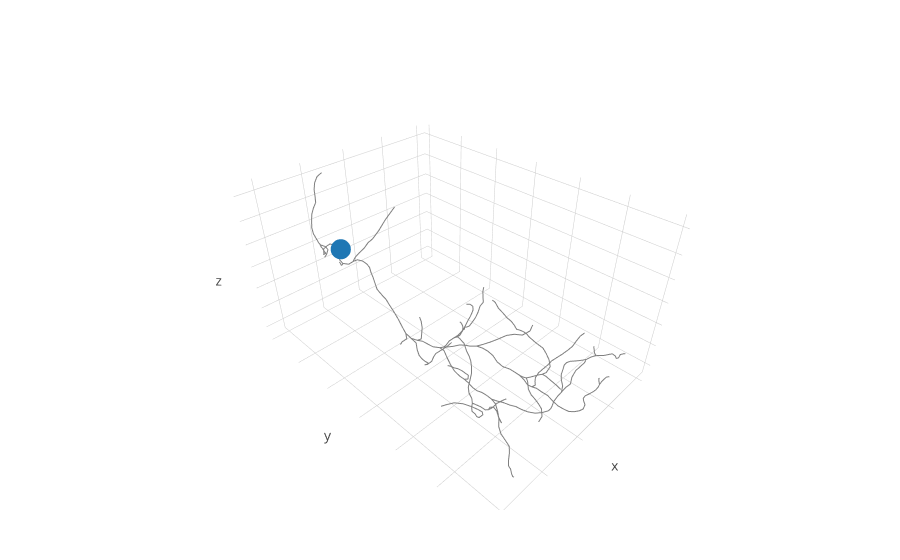

Notebook code cell kept with this figure:
### Code cell
neuron = Neurons.downsample_nodes(neuron; nodeNumStep=24)
PlotRecipes.plot(neuron; nodeStep=1)

### Figure 1 — Plotly figure (JSON) as saved in the notebook; plotly's stock layout.template omitted (floating-point values rounded to 4 significant figures)
{"data": [{"marker": {"size": 7}, "mode": "markers", "type": "scatter3d", "x": [293800.0], "y": [124775], "z": [806800.0]}, {"line": {"color": "rgb(127,127,127)"}, "mode": "lines", "type": "scatter3d", "x": [293800.0, 293760], "y": [124775, 124500.0], "z": [806800.0, 806085]}, {"marker": {"color": "rgb(179,66,244)", "size": 2}, "mode": "markers", "type": "scatter3d", "x": [], "y": [], "z": []}, {"marker": {"color": "rgb(66,223,244)", "size": 2}, "mode": "markers", "type": "scatter3d", "x": [], "y": [], "z": []}, {"line": {"color": "rgb(127,127,127)"}, "mode": "lines", "type": "scatter3d", "x": [293760, 294100.0, 294585, 294200.0], "y": [124500.0, 124865, 125400.0, 125660], "z": [806085, 805800.0, 805100.0, 804285]}, {"marker": {"color": "rgb(179,66,244)", "size": 2}, "mode": "markers", "type": "scatter3d", "x": [], "y": [], "z": []}, {"marker": {"color": "rgb(66,223,244)", "size": 2}, "mode": "markers", "type": "scatter3d", "x": [], "y": [], "z": []}, {"line": {"color": "rgb(127,127,127)"}, "mode": "lines", "type": "scatter3d", "x": [294200.0, 293700.0, 293320], "y": [125660, 124300.0, 123120], "z": [804285, 803000.0, 803070]}, {"marker": {"color": "rgb(179,66,244)", "size": 2}, "mode": "markers", "type": "scatter3d", "x": [], "y": [], "z": []}, {"marker": {"color": "rgb(66,223,244)", "size": 2}, "mode": "markers", "type": "scatter3d", "x": [], "y": [], "z": []}, {"line": {"color": "rgb(127,127,127)"}, "mode": "lines", "type": "scatter3d", "x": [294200.0, 293425, 292900.0], "y": [125660, 126300.0, 127000.0], "z": [804285, 804100.0, 804700.0]}, {"marker": {"color": "rgb(179,66,244)", "size": 2}, "mode": "markers", "type": "scatter3d", "x": [], "y": [], "z": []}, {"marker": {"color": "rgb(66,223,244)", "size": 2}, "mode": "markers", "type": "scatter3d", "x": [], "y": [], "z": []}, {"line": {"color": "rgb(127,127,127)"}, "mode": "lines", "type": "scatter3d", "x": [292900.0, 292165, 291595, 291415, 291600.0, 292025, 292400.0, 292800.0, 293000, 292700.0, 292600, 292700.0, 292900.0, 293100.0, 293300.0, 293700.0, 294000.0, 294085], "y": [127000.0, 127300.0, 128140, 129100, 130060, 131020, 131980, 132905, 133700.0, 134660, 135620, 136580, 137540, 138500, 139460, 140420, 141380, 142340], "z": [804700.0, 804900.0, 804800.0, 804500.0, 804300.0, 803807, 803400.0, 802922, 802000.0, 801100.0, 800500.0, 799900.0, 799500.0, 799200.0, 798900.0, 798900.0, 798400.0, 797700.0]}, {"marker": {"color": "rgb(179,66,244)", "size": 2}, "mode": "markers", "type": "scatter3d", "x": [], "y": [], "z": []}, {"marker": {"color": "rgb(66,223,244)", "size": 2}, "mode": "markers", "type": "scatter3d", "x": [], "y": [], "z": []}, {"line": {"color": "rgb(127,127,127)"}, "mode": "lines", "type": "scatter3d", "x": [294085, 293700.0], "y": [142340, 143200.0], "z": [797700.0, 796800.0]}, {"marker": {"color": "rgb(179,66,244)", "size": 2}, "mode": "markers", "type": "scatter3d", "x": [], "y": [], "z": []}, {"marker": {"color": "rgb(66,223,244)", "size": 2}, "mode": "markers", "type": "scatter3d", "x": [], "y": [], "z": []}, {"line": {"color": "rgb(127,127,127)"}, "mode": "lines", "type": "scatter3d", "x": [293700.0, 293200.0, 293670, 294110, 294300.0, 294500.0, 294705, 295460, 296400.0, 296600.0, 296300.0, 296200.0, 296175, 296100.0, 295500.0, 294840], "y": [143200.0, 143925, 144660, 145620, 146580, 147540, 148500, 149200.0, 149600.0, 150420, 151150, 151495, 152000.0, 152875, 153700.0, 154100.0], "z": [796800.0, 795900.0, 795100.0, 794700.0, 794700.0, 794900.0, 795300.0, 796000.0, 796700.0, 797500.0, 798500.0, 799600.0, 800655, 801700.0, 802600.0, 803400.0]}, {"marker": {"color": "rgb(179,66,244)", "size": 2}, "mode": "markers", "type": "scatter3d", "x": [], "y": [], "z": []}, {"marker": {"color": "rgb(66,223,244)", "size": 2}, "mode": "markers", "type": "scatter3d", "x": [], "y": [], "z": []}, {"line": {"color": "rgb(127,127,127)"}, "mode": "lines", "type": "scatter3d", "x": [293700.0, 292900], "y": [143200.0, 143900.0], "z": [796800.0, 796340]}, {"marker": {"color": "rgb(179,66,244)", "size": 2}, "mode": "markers", "type": "scatter3d", "x": [], "y": [], "z": []}, {"marker": {"color": "rgb(66,223,244)", "size": 2}, "mode": "markers", "type": "scatter3d", "x": [], "y": [], "z": []}, {"line": {"color": "rgb(127,127,127)"}, "mode": "lines", "type": "scatter3d", "x": [292900, 292400.0, 292200.0, 291800.0, 291000.0], "y": [143900.0, 144700, 145660, 146620, 147500.0], "z": [796340, 796320, 796200.0, 795900.0, 795700.0]}, {"marker": {"color": "rgb(179,66,244)", "size": 2}, "mode": "markers", "type": "scatter3d", "x": [], "y": [], "z": []}, {"marker": {"color": "rgb(66,223,244)", "size": 2}, "mode": "markers", "type": "scatter3d", "x": [], "y": [], "z": []}, {"line": {"color": "rgb(127,127,127)"}, "mode": "lines", "type": "scatter3d", "x": [291000.0, 290700.0, 290765, 290900.0, 290855, 290580, 290300.0], "y": [147500.0, 148180, 148995, 149940, 150880, 151820, 152640], "z": [795700.0, 795300.0, 794300.0, 793400.0, 792400.0, 791700.0, 791300.0]}, {"marker": {"color": "rgb(179,66,244)", "size": 2}, "mode": "markers", "type": "scatter3d", "x": [], "y": [], "z": []}, {"marker": {"color": "rgb(66,223,244)", "size": 2}, "mode": "markers", "type": "scatter3d", "x": [], "y": [], "z": []}, {"line": {"color": "rgb(127,127,127)"}, "mode": "lines", "type": "scatter3d", "x": [290300.0, 290100.0, 290100.0, 289965, 289790, 289700.0, 289424], "y": [152640, 153460, 154420, 155380, 156340, 157300, 158180], "z": [791300.0, 791000.0, 790500, 790300.0, 790500.0, 790400.0, 790011]}, {"marker": {"color": "rgb(179,66,244)", "size": 2}, "mode": "markers", "type": "scatter3d", "x": [], "y": [], "z": []}, {"marker": {"color": "rgb(66,223,244)", "size": 2}, "mode": "markers", "type": "scatter3d", "x": [], "y": [], "z": []}, {"line": {"color": "rgb(127,127,127)"}, "mode": "lines", "type": "scatter3d", "x": [289424, 289000.0, 288600.0, 287890, 286980, 286300.0, 285900.0, 285020, 284060, 283100, 282140, 281180, 280220, 279260, 278340], "y": [158180, 159060, 160020, 160900.0, 161500.0, 162305, 163260, 164200.0, 164900.0, 165400.0, 165275, 164905, 164565, 164600.0, 164700.0], "z": [790011, 789900.0, 789900.0, 789510, 788900.0, 788300.0, 788100.0, 787800.0, 787800.0, 787900.0, 787500.0, 787100.0, 787300.0, 787900.0, 788300.0]}, {"marker": {"color": "rgb(179,66,244)", "size": 2}, "mode": "markers", "type": "scatter3d", "x": [], "y": [], "z": []}, {"marker": {"color": "rgb(66,223,244)", "size": 2}, "mode": "markers", "type": "scatter3d", "x": [], "y": [], "z": []}, {"line": {"color": "rgb(127,127,127)"}, "mode": "lines", "type": "scatter3d", "x": [278340, 277520, 277100.0, 276600.0, 275660, 274700, 273740, 273160], "y": [164700.0, 164910, 165500.0, 165200.0, 165240, 165500.0, 165600.0, 165480], "z": [788300.0, 789000.0, 790000.0, 791000.0, 792000.0, 792600.0, 792700.0, 792855]}, {"marker": {"color": "rgb(179,66,244)", "size": 2}, "mode": "markers", "type": "scatter3d", "x": [], "y": [], "z": []}, {"marker": {"color": "rgb(66,223,244)", "size": 2}, "mode": "markers", "type": "scatter3d", "x": [], "y": [], "z": []}, {"line": {"color": "rgb(127,127,127)"}, "mode": "lines", "type": "scatter3d", "x": [278340, 277500.0, 276600.0, 275660, 274700, 273740, 272780, 271820, 270860, 269900.0, 269100.0, 268180, 267520], "y": [164700.0, 164200.0, 163300.0, 162600.0, 162200.0, 161800.0, 161700, 161860, 162300.0, 162800.0, 163500.0, 163800.0, 164100.0], "z": [788300.0, 788865, 789000.0, 789200.0, 789300.0, 789700.0, 789553, 789400.0, 789100.0, 788900.0, 789100.0, 789200.0, 789300]}, {"marker": {"color": "rgb(179,66,244)", "size": 2}, "mode": "markers", "type": "scatter3d", "x": [], "y": [], "z": []}, {"marker": {"color": "rgb(66,223,244)", "size": 2}, "mode": "markers", "type": "scatter3d", "x": [], "y": [], "z": []}, {"line": {"color": "rgb(127,127,127)"}, "mode": "lines", "type": "scatter3d", "x": [267520, 266860, 265900, 264940, 264010, 263200.0, 262500.0, 261580, 260620, 259660, 259040], "y": [164100.0, 164405, 165200.0, 165800.0, 165900.0, 166300.0, 166300.0, 166300.0, 166100.0, 166300, 166400.0], "z": [789300, 789200.0, 789100.0, 789100.0, 788800.0, 787900.0, 786800.0, 786400.0, 786478, 786195, 785900.0]}, {"marker": {"color": "rgb(179,66,244)", "size": 2}, "mode": "markers", "type": "scatter3d", "x": [], "y": [], "z": []}, {"marker": {"color": "rgb(66,223,244)", "size": 2}, "mode": "markers", "type": "scatter3d", "x": [], "y": [], "z": []}, {"line": {"color": "rgb(127,127,127)"}, "mode": "lines", "type": "scatter3d", "x": [267520, 266870, 266090, 265140, 264180, 263400.0], "y": [164100.0, 164100.0, 163400.0, 162800.0, 162100.0, 161800.0], "z": [789300, 789100.0, 788700.0, 788500.0, 788200.0, 787600.0]}, {"marker": {"color": "rgb(179,66,244)", "size": 2}, "mode": "markers", "type": "scatter3d", "x": [], "y": [], "z": []}, {"marker": {"color": "rgb(66,223,244)", "size": 2}, "mode": "markers", "type": "scatter3d", "x": [], "y": [], "z": []}, {"line": {"color": "rgb(127,127,127)"}, "mode": "lines", "type": "scatter3d", "x": [289424, 289380, 289700.0, 290400.0, 291300.0, 291500.0, 291400.0, 291500, 291930, 292820, 293700.0, 294235, 295055, 295830, 296120], "y": [158180, 159000.0, 159905, 160800.0, 161515, 162300.0, 163220, 164200.0, 164600.0, 165200.0, 166000.0, 166800.0, 167700.0, 168500.0, 168880], "z": [790011, 789500.0, 788500.0, 788100.0, 787500.0, 786400.0, 785600.0, 785000.0, 784100.0, 783500.0, 783800.0, 784200.0, 784600.0, 785500.0, 786105]}, {"marker": {"color": "rgb(179,66,244)", "size": 2}, "mode": "markers", "type": "scatter3d", "x": [], "y": [], "z": []}, {"marker": {"color": "rgb(66,223,244)", "size": 2}, "mode": "markers", "type": "scatter3d", "x": [], "y": [], "z": []}, {"line": {"color": "rgb(127,127,127)"}, "mode": "lines", "type": "scatter3d", "x": [290300.0, 289800.0, 288900.0, 288550, 288500.0, 288500.0, 288600.0, 288400.0, 288400.0], "y": [152640, 153100.0, 152340, 151380, 150420, 149460, 148500, 147540, 146680], "z": [791300.0, 791300.0, 791100.0, 790600.0, 790500.0, 790400.0, 790000.0, 789600.0, 789200.0]}, {"marker": {"color": "rgb(179,66,244)", "size": 2}, "mode": "markers", "type": "scatter3d", "x": [], "y": [], "z": []}, {"marker": {"color": "rgb(66,223,244)", "size": 2}, "mode": "markers", "type": "scatter3d", "x": [], "y": [], "z": []}, {"line": {"color": "rgb(127,127,127)"}, "mode": "lines", "type": "scatter3d", "x": [291000.0, 290560], "y": [147500.0, 147920], "z": [795700.0, 795825]}, {"marker": {"color": "rgb(179,66,244)", "size": 2}, "mode": "markers", "type": "scatter3d", "x": [], "y": [], "z": []}, {"marker": {"color": "rgb(66,223,244)", "size": 2}, "mode": "markers", "type": "scatter3d", "x": [], "y": [], "z": []}, {"line": {"color": "rgb(127,127,127)"}, "mode": "lines", "type": "scatter3d", "x": [290560, 290300.0, 289700.0, 289100.0, 288740, 288500.0, 287970], "y": [147920, 148420, 149400.0, 150300, 151260, 152220, 153180], "z": [795825, 796000.0, 796400.0, 796900.0, 797200.0, 797500.0, 797800.0]}, {"marker": {"color": "rgb(179,66,244)", "size": 2}, "mode": "markers", "type": "scatter3d", "x": [], "y": [], "z": []}, {"marker": {"color": "rgb(66,223,244)", "size": 2}, "mode": "markers", "type": "scatter3d", "x": [], "y": [], "z": []}, {"line": {"color": "rgb(127,127,127)"}, "mode": "lines", "type": "scatter3d", "x": [287970, 287200.0, 286470, 285600.0, 284740, 283870, 282970, 281600.0, 280460], "y": [153180, 153900.0, 154860, 155800.0, 156700.0, 157580, 158600.0, 159005, 158630], "z": [797800.0, 798200.0, 798800.0, 799500.0, 800200.0, 800500.0, 800400.0, 800700.0, 801075]}, {"marker": {"color": "rgb(179,66,244)", "size": 2}, "mode": "markers", "type": "scatter3d", "x": [], "y": [], "z": []}, {"marker": {"color": "rgb(66,223,244)", "size": 2}, "mode": "markers", "type": "scatter3d", "x": [], "y": [], "z": []}, {"line": {"color": "rgb(127,127,127)"}, "mode": "lines", "type": "scatter3d", "x": [287970, 287615, 287325, 287100.0, 287090, 286700.0, 286010, 285700.0, 285400.0], "y": [153180, 154140, 155100, 156060, 157005, 157900, 158860, 159820, 160480], "z": [797800.0, 797700.0, 797430, 797000.0, 796100.0, 795400.0, 795100.0, 794700.0, 794365]}, {"marker": {"color": "rgb(179,66,244)", "size": 2}, "mode": "markers", "type": "scatter3d", "x": [], "y": [], "z": []}, {"marker": {"color": "rgb(66,223,244)", "size": 2}, "mode": "markers", "type": "scatter3d", "x": [], "y": [], "z": []}, {"line": {"color": "rgb(127,127,127)"}, "mode": "lines", "type": "scatter3d", "x": [285400.0, 285005, 284300.0, 283900.0, 283592], "y": [160480, 160900.0, 160800.0, 161300.0, 161940], "z": [794365, 793700.0, 792600.0, 791600.0, 791400.0]}, {"marker": {"color": "rgb(179,66,244)", "size": 2}, "mode": "markers", "type": "scatter3d", "x": [], "y": [], "z": []}, {"marker": {"color": "rgb(66,223,244)", "size": 2}, "mode": "markers", "type": "scatter3d", "x": [], "y": [], "z": []}, {"line": {"color": "rgb(127,127,127)"}, "mode": "lines", "type": "scatter3d", "x": [283592, 282940, 282200.0, 281420, 280460, 279500, 278540, 277580, 276620, 275660, 274700, 273780, 273200.0, 272300, 271400.0], "y": [161940, 162200.0, 161540, 161000.0, 160900.0, 161090, 161300.0, 161400.0, 161795, 162200.0, 162530, 162800.0, 163035, 163200.0, 163400.0], "z": [791400.0, 791490, 791400.0, 791300.0, 791790, 792135, 792600.0, 793000.0, 793400.0, 793800.0, 794300.0, 794800.0, 795800.0, 796500.0, 796800.0]}, {"marker": {"color": "rgb(179,66,244)", "size": 2}, "mode": "markers", "type": "scatter3d", "x": [], "y": [], "z": []}, {"marker": {"color": "rgb(66,223,244)", "size": 2}, "mode": "markers", "type": "scatter3d", "x": [], "y": [], "z": []}, {"line": {"color": "rgb(127,127,127)"}, "mode": "lines", "type": "scatter3d", "x": [283592, 283165, 282900, 282500.0, 282100.0, 281865, 281300.0, 281030, 280300, 279340, 278380, 277420, 276500.0, 275660, 274700, 273740, 272780, 271820, 270860, 270180], "y": [161940, 162620, 163580, 164540, 165500.0, 166400.0, 167200.0, 168140, 168800.0, 169100.0, 169300.0, 168985, 168180, 167600.0, 167400.0, 167500.0, 167600.0, 167800.0, 167700.0, 167524], "z": [791400.0, 791200.0, 790900.0, 790500.0, 789600.0, 788900.0, 788300.0, 788200.0, 788100.0, 787800.0, 787600.0, 787700.0, 787400.0, 786900.0, 786600.0, 786400.0, 786200.0, 786200.0, 786300.0, 786300.0]}, {"marker": {"color": "rgb(179,66,244)", "size": 2}, "mode": "markers", "type": "scatter3d", "x": [], "y": [], "z": []}, {"marker": {"color": "rgb(66,223,244)", "size": 2}, "mode": "markers", "type": "scatter3d", "x": [], "y": [], "z": []}, {"line": {"color": "rgb(127,127,127)"}, "mode": "lines", "type": "scatter3d", "x": [270180, 269550, 268625, 268200.0], "y": [167524, 167005, 166400.0, 166440], "z": [786300.0, 786300.0, 786000.0, 785520]}, {"marker": {"color": "rgb(179,66,244)", "size": 2}, "mode": "markers", "type": "scatter3d", "x": [], "y": [], "z": []}, {"marker": {"color": "rgb(66,223,244)", "size": 2}, "mode": "markers", "type": "scatter3d", "x": [], "y": [], "z": []}, {"line": {"color": "rgb(127,127,127)"}, "mode": "lines", "type": "scatter3d", "x": [270180, 269535, 268660, 268100.0], "y": [167524, 167600.0, 167800.0, 168120], "z": [786300.0, 786800.0, 787305, 787260]}, {"marker": {"color": "rgb(179,66,244)", "size": 2}, "mode": "markers", "type": "scatter3d", "x": [], "y": [], "z": []}, {"marker": {"color": "rgb(66,223,244)", "size": 2}, "mode": "markers", "type": "scatter3d", "x": [], "y": [], "z": []}, {"line": {"color": "rgb(127,127,127)"}, "mode": "lines", "type": "scatter3d", "x": [285400.0, 285300.0, 285120], "y": [160480, 161140, 161680], "z": [794365, 794300.0, 794385]}, {"marker": {"color": "rgb(179,66,244)", "size": 2}, "mode": "markers", "type": "scatter3d", "x": [], "y": [], "z": []}, {"marker": {"color": "rgb(66,223,244)", "size": 2}, "mode": "markers", "type": "scatter3d", "x": [], "y": [], "z": []}, {"line": {"color": "rgb(127,127,127)"}, "mode": "lines", "type": "scatter3d", "x": [285120, 285400.0, 285900.0, 286300.0, 286650, 287000.0, 287400.0, 288180, 289100], "y": [161680, 162200.0, 162870, 163820, 164780, 165740, 166700, 167455, 167600.0], "z": [794385, 794100.0, 793200.0, 792900.0, 792975, 792900.0, 792795, 792200.0, 791800.0]}, {"marker": {"color": "rgb(179,66,244)", "size": 2}, "mode": "markers", "type": "scatter3d", "x": [], "y": [], "z": []}, {"marker": {"color": "rgb(66,223,244)", "size": 2}, "mode": "markers", "type": "scatter3d", "x": [], "y": [], "z": []}, {"line": {"color": "rgb(127,127,127)"}, "mode": "lines", "type": "scatter3d", "x": [285120, 284800.0, 284105, 283680], "y": [161680, 162200.0, 163140, 163680], "z": [794385, 794700.0, 795300.0, 795600]}, {"marker": {"color": "rgb(179,66,244)", "size": 2}, "mode": "markers", "type": "scatter3d", "x": [], "y": [], "z": []}, {"marker": {"color": "rgb(66,223,244)", "size": 2}, "mode": "markers", "type": "scatter3d", "x": [], "y": [], "z": []}, {"line": {"color": "rgb(127,127,127)"}, "mode": "lines", "type": "scatter3d", "x": [283680, 283200.0, 282900.0, 282700.0, 282600.0], "y": [163680, 164105, 164980, 165940, 166800], "z": [795600, 795100.0, 794500.0, 794000.0, 793600.0]}, {"marker": {"color": "rgb(179,66,244)", "size": 2}, "mode": "markers", "type": "scatter3d", "x": [], "y": [], "z": []}, {"marker": {"color": "rgb(66,223,244)", "size": 2}, "mode": "markers", "type": "scatter3d", "x": [], "y": [], "z": []}, {"line": {"color": "rgb(127,127,127)"}, "mode": "lines", "type": "scatter3d", "x": [283680, 283280, 282340, 281600.0, 281175, 280800.0, 280600.0, 280370, 280000.0, 279480, 279000.0, 278700.0, 278430, 277900.0, 277600.0, 277680, 277700.0, 277800.0, 277200.0, 276700.0], "y": [163680, 164100.0, 164100.0, 163300, 162340, 161380, 160420, 159200.0, 157860, 156900, 155940, 154980, 154020, 153060, 152100, 151140, 150100.0, 149140, 147800.0, 146720], "z": [795600, 796000.0, 796700.0, 797100.0, 797600.0, 797985, 797900.0, 797800.0, 797800.0, 797600.0, 797100.0, 796700.0, 796200.0, 796230, 796400.0, 796755, 797400.0, 797848, 798200.0, 797905]}, {"marker": {"color": "rgb(179,66,244)", "size": 2}, "mode": "markers", "type": "scatter3d", "x": [], "y": [], "z": []}, {"marker": {"color": "rgb(66,223,244)", "size": 2}, "mode": "markers", "type": "scatter3d", "x": [], "y": [], "z": []}, {"line": {"color": "rgb(127,127,127)"}, "mode": "lines", "type": "scatter3d", "x": [290560, 290060, 289100, 288140], "y": [147920, 148015, 147835, 148000.0], "z": [795825, 796000.0, 796200.0, 796485]}, {"marker": {"color": "rgb(179,66,244)", "size": 2}, "mode": "markers", "type": "scatter3d", "x": [], "y": [], "z": []}, {"marker": {"color": "rgb(66,223,244)", "size": 2}, "mode": "markers", "type": "scatter3d", "x": [], "y": [], "z": []}, {"line": {"color": "rgb(127,127,127)"}, "mode": "lines", "type": "scatter3d", "x": [288140, 287180, 286220, 285260, 284600], "y": [148000.0, 148105, 147700.0, 147300.0, 146800], "z": [796485, 796600.0, 796350, 796100.0, 795980]}, {"marker": {"color": "rgb(179,66,244)", "size": 2}, "mode": "markers", "type": "scatter3d", "x": [], "y": [], "z": []}, {"marker": {"color": "rgb(66,223,244)", "size": 2}, "mode": "markers", "type": "scatter3d", "x": [], "y": [], "z": []}, {"line": {"color": "rgb(127,127,127)"}, "mode": "lines", "type": "scatter3d", "x": [284600, 284000.0, 283100.0, 282800], "y": [146800, 146125, 144780, 144280], "z": [795980, 795700.0, 795200.0, 794790]}, {"marker": {"color": "rgb(179,66,244)", "size": 2}, "mode": "markers", "type": "scatter3d", "x": [], "y": [], "z": []}, {"marker": {"color": "rgb(66,223,244)", "size": 2}, "mode": "markers", "type": "scatter3d", "x": [], "y": [], "z": []}, {"line": {"color": "rgb(127,127,127)"}, "mode": "lines", "type": "scatter3d", "x": [284600, 284210, 283470, 282570, 281700.0, 280950, 280020, 279060, 278100, 277140, 276260, 275600.0, 274765, 274600.0, 274200.0, 273720], "y": [146800, 146440, 145935, 145300.0, 144500.0, 143705, 143400.0, 143300.0, 143100.0, 143105, 143000.0, 142840, 142900.0, 142600.0, 142200.0, 141920], "z": [795980, 795300.0, 794300.0, 793590, 793000.0, 792200.0, 791400.0, 791100.0, 791300.0, 792000.0, 792800.0, 793815, 794300.0, 795300.0, 796300.0, 796887]}, {"marker": {"color": "rgb(179,66,244)", "size": 2}, "mode": "markers", "type": "scatter3d", "x": [], "y": [], "z": []}, {"marker": {"color": "rgb(66,223,244)", "size": 2}, "mode": "markers", "type": "scatter3d", "x": [], "y": [], "z": []}, {"line": {"color": "rgb(127,127,127)"}, "mode": "lines", "type": "scatter3d", "x": [288140, 287640], "y": [148000.0, 148360], "z": [796485, 796635]}, {"marker": {"color": "rgb(179,66,244)", "size": 2}, "mode": "markers", "type": "scatter3d", "x": [], "y": [], "z": []}, {"marker": {"color": "rgb(66,223,244)", "size": 2}, "mode": "markers", "type": "scatter3d", "x": [], "y": [], "z": []}, {"line": {"color": "rgb(127,127,127)"}, "mode": "lines", "type": "scatter3d", "x": [287640, 287455, 287200.0, 286800.0, 286615, 286500.0, 286700.0, 286920, 287225, 287975, 288360], "y": [148360, 148800.0, 149150, 149450, 149800.0, 150200.0, 150700.0, 151155, 151400.0, 151500.0, 151000], "z": [796635, 797100.0, 798200.0, 799300.0, 800300.0, 801400.0, 802500.0, 803600.0, 804700.0, 805500.0, 805500]}, {"marker": {"color": "rgb(179,66,244)", "size": 2}, "mode": "markers", "type": "scatter3d", "x": [], "y": [], "z": []}, {"marker": {"color": "rgb(66,223,244)", "size": 2}, "mode": "markers", "type": "scatter3d", "x": [], "y": [], "z": []}, {"line": {"color": "rgb(127,127,127)"}, "mode": "lines", "type": "scatter3d", "x": [287640, 287600.0, 287400.0, 287800.0, 288150, 288735, 289530, 290420, 291380, 292300.0, 292900.0, 293300.0, 293832], "y": [148360, 148860, 149785, 150740, 151700, 152635, 153600.0, 154405, 155000.0, 155445, 156260, 157215, 157800.0], "z": [796635, 796600.0, 795900.0, 795000.0, 794700.0, 794500.0, 794400.0, 794100.0, 793700.0, 792900.0, 792600.0, 792388, 792192]}, {"marker": {"color": "rgb(179,66,244)", "size": 2}, "mode": "markers", "type": "scatter3d", "x": [], "y": [], "z": []}, {"marker": {"color": "rgb(66,223,244)", "size": 2}, "mode": "markers", "type": "scatter3d", "x": [], "y": [], "z": []}, {"line": {"color": "rgb(127,127,127)"}, "mode": "lines", "type": "scatter3d", "x": [293832, 293480, 293790, 294000.0], "y": [157800.0, 159400.0, 160590, 161400.0], "z": [792192, 792200.0, 792700.0, 793600.0]}, {"marker": {"color": "rgb(179,66,244)", "size": 2}, "mode": "markers", "type": "scatter3d", "x": [], "y": [], "z": []}, {"marker": {"color": "rgb(66,223,244)", "size": 2}, "mode": "markers", "type": "scatter3d", "x": [], "y": [], "z": []}, {"line": {"color": "rgb(127,127,127)"}, "mode": "lines", "type": "scatter3d", "x": [294000.0, 294200.0, 294400.0, 294755, 295400.0, 295800], "y": [161400.0, 161800.0, 162620, 163580, 164500.0, 165460], "z": [793600.0, 794600.0, 795500.0, 795645, 795600, 795300.0]}, {"marker": {"color": "rgb(179,66,244)", "size": 2}, "mode": "markers", "type": "scatter3d", "x": [], "y": [], "z": []}, {"marker": {"color": "rgb(66,223,244)", "size": 2}, "mode": "markers", "type": "scatter3d", "x": [], "y": [], "z": []}, {"line": {"color": "rgb(127,127,127)"}, "mode": "lines", "type": "scatter3d", "x": [294000.0, 293540, 292580, 291620, 290900], "y": [161400.0, 161720, 161800.0, 162100.0, 162300.0], "z": [793600.0, 793900.0, 794200.0, 794370, 794400.0]}, {"marker": {"color": "rgb(179,66,244)", "size": 2}, "mode": "markers", "type": "scatter3d", "x": [], "y": [], "z": []}, {"marker": {"color": "rgb(66,223,244)", "size": 2}, "mode": "markers", "type": "scatter3d", "x": [], "y": [], "z": []}, {"line": {"color": "rgb(127,127,127)"}, "mode": "lines", "type": "scatter3d", "x": [293832, 294540, 295300.0, 295600.0, 296250, 296700.0, 297200.0, 297400.0, 297800.0, 298500.0, 299255, 300100.0, 301000.0, 301900, 302600], "y": [157800.0, 158400.0, 159100, 160060, 161000, 161900.0, 162500.0, 163115, 163295, 163200.0, 162570, 161670, 160800.0, 160100.0, 159700.0], "z": [792192, 792200.0, 792435, 792800.0, 793485, 794400.0, 795400.0, 796500.0, 797600.0, 798500.0, 799300.0, 799900.0, 800025, 799800.0, 799785]}, {"marker": {"color": "rgb(179,66,244)", "size": 2}, "mode": "markers", "type": "scatter3d", "x": [], "y": [], "z": []}, {"marker": {"color": "rgb(66,223,244)", "size": 2}, "mode": "markers", "type": "scatter3d", "x": [], "y": [], "z": []}, {"line": {"color": "rgb(127,127,127)"}, "mode": "lines", "type": "scatter3d", "x": [292900, 292100.0, 291280, 290400.0, 289720, 289400.0], "y": [143900.0, 143995, 143200.0, 142400.0, 141460, 140680], "z": [796340, 796200.0, 796395, 796815, 797300.0, 797613]}, {"marker": {"color": "rgb(179,66,244)", "size": 2}, "mode": "markers", "type": "scatter3d", "x": [], "y": [], "z": []}, {"marker": {"color": "rgb(66,223,244)", "size": 2}, "mode": "markers", "type": "scatter3d", "x": [], "y": [], "z": []}, {"line": {"color": "rgb(127,127,127)"}, "mode": "lines", "type": "scatter3d", "x": [294085, 294500, 295460, 296060], "y": [142340, 143040, 142945, 143200.0], "z": [797700.0, 797100.0, 797000.0, 796900.0]}, {"marker": {"color": "rgb(179,66,244)", "size": 2}, "mode": "markers", "type": "scatter3d", "x": [], "y": [], "z": []}, {"marker": {"color": "rgb(66,223,244)", "size": 2}, "mode": "markers", "type": "scatter3d", "x": [], "y": [], "z": []}, {"line": {"color": "rgb(127,127,127)"}, "mode": "lines", "type": "scatter3d", "x": [292900.0, 292275, 291300.0, 290605, 290100.0, 289660, 289245, 288900.0, 287700.0], "y": [127000.0, 127000.0, 127000.0, 127700.0, 128255, 129125, 130600.0, 132300.0, 133540], "z": [804700.0, 805400.0, 805900.0, 807000.0, 808000.0, 809000.0, 811100.0, 813700.0, 816200.0]}, {"marker": {"color": "rgb(179,66,244)", "size": 2}, "mode": "markers", "type": "scatter3d", "x": [], "y": [], "z": []}, {"marker": {"color": "rgb(66,223,244)", "size": 2}, "mode": "markers", "type": "scatter3d", "x": [], "y": [], "z": []}, {"line": {"color": "rgb(127,127,127)"}, "mode": "lines", "type": "scatter3d", "x": [293760, 293600.0, 293200.0, 293495, 293905, 294460, 295295, 295400.0, 295200.0, 294370, 294165, 293800.0, 293500.0, 293300.0], "y": [124500.0, 124000.0, 123200.0, 122425, 121700.0, 121560, 121590, 121600.0, 121000.0, 120490, 119620, 118660, 117700, 116980], "z": [806085, 805600.0, 805700.0, 806490, 806600.0, 806400.0, 806100.0, 805080, 804500.0, 804300.0, 804313, 804200.0, 804100.0, 804150]}, {"marker": {"color": "rgb(179,66,244)", "size": 2}, "mode": "markers", "type": "scatter3d", "x": [], "y": [], "z": []}, {"marker": {"color": "rgb(66,223,244)", "size": 2}, "mode": "markers", "type": "scatter3d", "x": [], "y": [], "z": []}, {"line": {"color": "rgb(127,127,127)"}, "mode": "lines", "type": "scatter3d", "x": [293300.0, 292200.0, 291700.0, 292100.0, 292400], "y": [116980, 116890, 116900.0, 116700.0, 116400], "z": [804150, 803200.0, 802300.0, 801200.0, 800685]}, {"marker": {"color": "rgb(179,66,244)", "size": 2}, "mode": "markers", "type": "scatter3d", "x": [], "y": [], "z": []}, {"marker": {"color": "rgb(66,223,244)", "size": 2}, "mode": "markers", "type": "scatter3d", "x": [], "y": [], "z": []}, {"line": {"color": "rgb(127,127,127)"}, "mode": "lines", "type": "scatter3d", "x": [293300.0, 293200.0, 293000.0, 292800.0, 292500.0, 291775, 291200.0, 290600.0, 290100.0, 289820, 289400.0, 288690, 287800.0, 286860], "y": [116980, 116260, 115300, 114340, 113400.0, 112500.0, 112100.0, 112000.0, 112200.0, 111900.0, 111255, 110540, 110300.0, 110600.0], "z": [804150, 804400.0, 804900.0, 805300.0, 806100.0, 807100.0, 808100.0, 809200.0, 810300.0, 811400.0, 812400.0, 813400.0, 814400.0, 815000.0]}, {"marker": {"color": "rgb(179,66,244)", "size": 2}, "mode": "markers", "type": "scatter3d", "x": [], "y": [], "z": []}, {"marker": {"color": "rgb(66,223,244)", "size": 2}, "mode": "markers", "type": "scatter3d", "x": [], "y": [], "z": []}], "layout": {"margin": {"b": 50, "l": 50, "r": 50, "t": 60}, "scene": {"xaxis": {"showgrid": true, "showticklabels": false}, "yaxis": {"showgrid": true, "showticklabels": false}, "zaxis": {"showgrid": true, "showticklabels": false}}, "showlegend": false, "showticklabels": false}}
